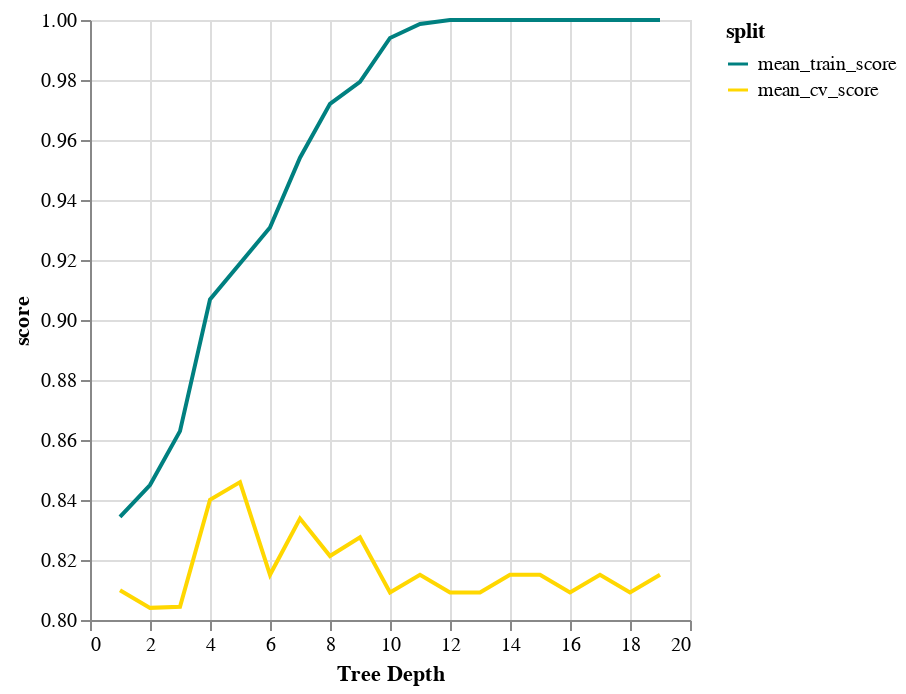

This figure's notebook cell:
### Code cell
chart1 = alt.Chart(results_df).mark_line().encode(
         alt.X('depth:Q', axis=alt.Axis(title="Tree Depth")),
         alt.Y('score:Q', scale=alt.Scale(domain=[.80, 1.00])), 
         alt.Color('split:N', scale=alt.Scale(domain=['mean_train_score',
                                                     'mean_cv_score'],
                                             range=['teal', 'gold'])))
chart1

### Figure 1 — Vega-Lite specification as saved in the notebook (floating-point values rounded to 4 significant figures)
{"config": {"view": {"continuousWidth": 300, "continuousHeight": 300}}, "data": {"name": "data-d098ba26feb744e6945ad76e3f5d8f65"}, "mark": {"type": "line"}, "encoding": {"color": {"field": "split", "scale": {"domain": ["mean_train_score", "mean_cv_score"], "range": ["teal", "gold"]}, "type": "nominal"}, "x": {"axis": {"title": "Tree Depth"}, "field": "depth", "type": "quantitative"}, "y": {"field": "score", "scale": {"domain": [0.8, 1.0]}, "type": "quantitative"}}, "$schema": "https://vega.github.io/schema/vega-lite/v5.8.0.json", "datasets": {"data-d098ba26feb744e6945ad76e3f5d8f65": [{"depth": 1, "split": "mean_train_score", "score": 0.8343}, {"depth": 2, "split": "mean_train_score", "score": 0.845}, {"depth": 3, "split": "mean_train_score", "score": 0.863}, {"depth": 4, "split": "mean_train_score", "score": 0.9069}, {"depth": 5, "split": "mean_train_score", "score": 0.9188}, {"depth": 6, "split": "mean_train_score", "score": 0.9308}, {"depth": 7, "split": "mean_train_score", "score": 0.9541}, {"depth": 8, "split": "mean_train_score", "score": 0.9721}, {"depth": 9, "split": "mean_train_score", "score": 0.9794}, {"depth": 10, "split": "mean_train_score", "score": 0.994}, {"depth": 11, "split": "mean_train_score", "score": 0.9987}, {"depth": 12, "split": "mean_train_score", "score": 1.0}, {"depth": 13, "split": "mean_train_score", "score": 1.0}, {"depth": 14, "split": "mean_train_score", "score": 1.0}, {"depth": 15, "split": "mean_train_score", "score": 1.0}, {"depth": 16, "split": "mean_train_score", "score": 1.0}, {"depth": 17, "split": "mean_train_score", "score": 1.0}, {"depth": 18, "split": "mean_train_score", "score": 1.0}, {"depth": 19, "split": "mean_train_score", "score": 1.0}, {"depth": 1, "split": "mean_cv_score", "score": 0.8099}, {"depth": 2, "split": "mean_cv_score", "score": 0.804}, {"depth": 3, "split": "mean_cv_score", "score": 0.8044}, {"depth": 4, "split": "mean_cv_score", "score": 0.8401}, {"depth": 5, "split": "mean_cv_score", "score": 0.846}, {"depth": 6, "split": "mean_cv_score", "score": 0.8151}, {"depth": 7, "split": "mean_cv_score", "score": 0.8338}, {"depth": 8, "split": "mean_cv_score", "score": 0.8213}, {"depth": 9, "split": "mean_cv_score", "score": 0.8276}, {"depth": 10, "split": "mean_cv_score", "score": 0.8092}, {"depth": 11, "split": "mean_cv_score", "score": 0.8151}, {"depth": 12, "split": "mean_cv_score", "score": 0.8092}, {"depth": 13, "split": "mean_cv_score", "score": 0.8092}, {"depth": 14, "split": "mean_cv_score", "score": 0.8151}, {"depth": 15, "split": "mean_cv_score", "score": 0.8151}, {"depth": 16, "split": "mean_cv_score", "score": 0.8092}, {"depth": 17, "split": "mean_cv_score", "score": 0.8151}, {"depth": 18, "split": "mean_cv_score", "score": 0.8092}, {"depth": 19, "split": "mean_cv_score", "score": 0.8151}]}}
